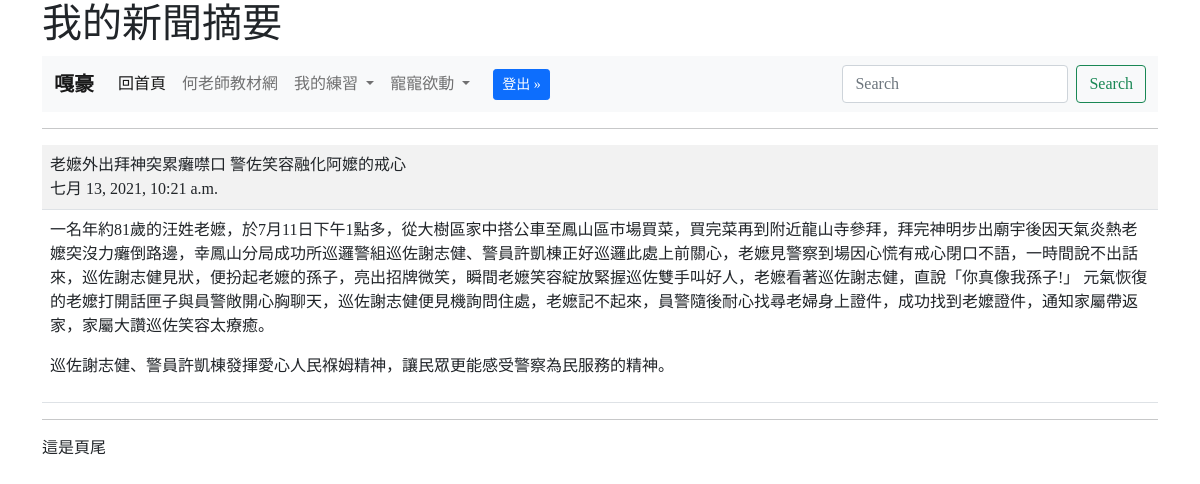
Page /show/6/ (signed in) on the committed database.
### mysite/models.py (models this page shows, shortened)
class Post(models.Model):
	title = models.CharField(max_length=200)
	content = models.TextField()
	pub_date = models.DateTimeField(default=timezone.now)
	class Meta:
		ordering = ('-pub_date',)

### mysite/views.py (the view)
# urls.py: path('show/<int:id>/', views.show),
@login_required(login_url="/login/")
def show(request, id):
	try:
		post = Post.objects.get(id=id)
	except:
		return redirect("/news/")
	return render(request, "show.html", locals())

### templates/show.html (shortened to what this page needs)
{% extends "base.html" %}
{% block headmessage %} 我的新聞摘要 {% endblock %}
{% block main %}
	<hr>
	<table class="table table-striped">
		<tr>
			<td>
				{{ post.title }}<br>
				{{ post.pub_date }}
			</td>
		</tr>
		<tr>
			<td>
				{{ post.content | linebreaks }}
			</td>
		</tr>
	</table>
{% endblock %}

### templates/menu.html (shortened to what this page needs)
<nav class="navbar navbar-expand-lg navbar-light bg-light">
  <div class="container-fluid">
    <a class="navbar-brand" href="#">
      {% if request.user.is_authenticated %}
        <b>{{ request.user.first_name }}</b>
      {% else %}
        懶得登入的人
      {% endif %}
    </a>
    <div class="collapse navbar-collapse" id="navbarSupportedContent">
      <ul class="navbar-nav me-auto mb-2 mb-lg-0">
        <li class="nav-item">
          <a class="nav-link active" aria-current="page" href="/">回首頁</a>
        </li>
        <li class="nav-item">
          <a class="nav-link" href="https://104.es">何老師教材網</a>
        </li>
        <li class="nav-item dropdown">
          <a class="nav-link dropdown-toggle" href="#" id="navbarDropdown" role="button" data-bs-toggle="dropdown" aria-expanded="false">
            我的練習
          </a>
        </li>
        <li class="nav-item dropdown">
          <a class="nav-link dropdown-toggle" href="#" id="navbarDropdown" role="button" data-bs-toggle="dropdown" aria-expanded="false">
            寵寵欲動
          </a>
        </li>
        {% if request.user.is_authenticated %}
          <li class="nav-item">
              <a class="btn btn-lg btn-primary btn-sm" style="margin-top:5px;margin-left:15px" href="{% url 'Logout' %}" role="button">登出 &#187;</a>
          </li>
        {% endif %}
      </ul>
      <form class="d-flex">
        <input class="form-control me-2" type="search" placeholder="Search" aria-label="Search">
        <button class="btn btn-outline-success" type="submit">Search</button>
      </form>
    </div>
  </div>
</nav>

### rows in the picture
Post: title "老嬷外出拜神突累癱噤口 警佐笑容融化阿嬤的戒心", pub_date "七月 13, 2021, 10:21 a.m.", content "一名年約81歲的汪姓老嬷，於7月11日下午1點多，從大樹區家中搭公車至鳳山區市場買菜，買完菜再到附近龍山寺參拜，拜完神明步出廟宇後因天氣炎熱老嬤突沒力癱倒路邊，幸鳳山分局成功所巡邏警組巡佐謝志健、警員許凱棟正好巡邏此處上前關心，老嬷見警察到場因心慌有戒心閉口不語，一時間說不出話來，巡佐謝志健見狀，便扮起老嬷的孫子，亮出招牌微笑，瞬間老嬷笑容綻放緊握巡佐雙手叫好人，老嬷看著巡佐謝志健，直說「你真像我孫子!」 元氣恢復的老嬤打開話匣子與員警敞開心胸聊天，巡佐謝志健便見機詢問住處，老嬷記不起來，員警隨後耐心找尋老婦身上證件，成功找到老嬤證件，通知家屬帶返家，家屬大讚巡佐笑容太療癒。 巡佐謝志健、警員許凱棟發揮愛心人民褓姆精神，讓民眾更能感受警察為民服務的精神。"

### other values in the picture
{{ request.user.first_name }} "嘎豪"
